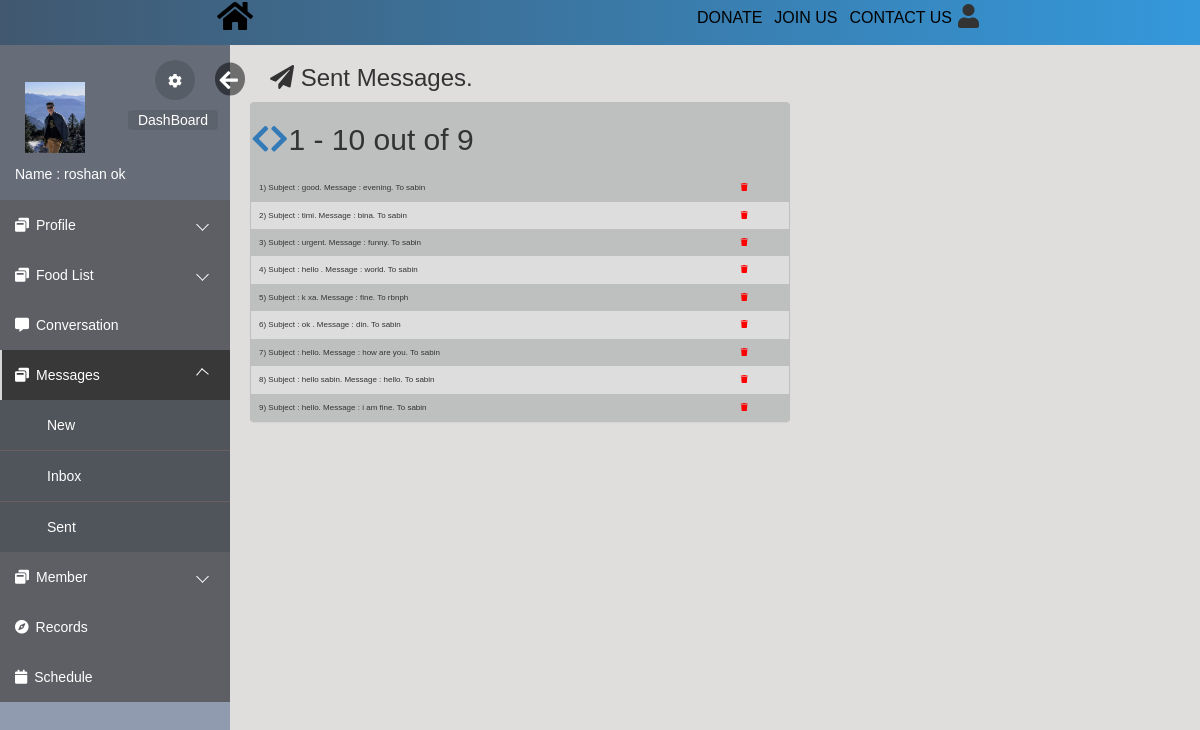
/html/sent.php (signed in), run on the app's committed database.
### tables this page shows
CREATE TABLE `messages` (
  `message_id` int(10) UNSIGNED NOT NULL,
  `msg_to` varchar(20) DEFAULT NULL,
  `msg_from` varchar(20) DEFAULT NULL,
  `subject` varchar(30) DEFAULT NULL,
  `message` varchar(255) DEFAULT NULL,
  `date` timestamp NULL DEFAULT current_timestamp() ON UPDATE current_timestamp()
);

### html/sent.php (the view, shortened to what this page needs)
<?php
$pos=null;
 ?>
<!DOCTYPE html>
<html lang="en">
<head>
    <link rel="stylesheet" href="https://maxcdn.bootstrapcdn.com/bootstrap/3.3.6/css/bootstrap.min.css">
    <link rel="stylesheet" href="https://maxcdn.bootstrapcdn.com/font-awesome/4.6.3/css/font-awesome.min.css">
    <link rel="stylesheet" href="../css/loginindex.css">
    <link rel="stylesheet" href="css/editprofile.css">
    <link rel="stylesheet" href="css/index.css">
    <link rel="stylesheet" href="https://use.fontawesome.com/releases/v5.3.1/css/all.css">
</head>
<body>
    <div class="navbars">
        <div class="nav0">
            <a href="../index.html"><i class="fa fa-home fa-2x" aria-hidden="true"></i></a>
        </div>
        <div class="navbars1">
            <div class="nav3"><i class="fa fa-user fa-3x"></i>
            </div>
            <div class="nav4"><a href="">CONTACT US</a></div>
            <div class="nav2"><a href="login.php">JOIN US</a></div>
            <div class="nav1"><a href="">DONATE</a></div>
        </div>
    </div>
    <div class="body_wrapper">
        <div class="sidemenu" id="mySidebar">
            <ul>
                <div class="me userBg">
                <div class="images">
                    <img style="margin-top:22px" src="files/<?php if($_SESSION['pic']==null){echo 'user.png';}else{ echo $_SESSION['pic'];}?>" width="60";>
                    </div>
                    <div class="myinfo">
                        <p class="name">Name :<?php echo $_SESSION['name']?></p>
                    </div>
                    <button class="setting">
                        <a href="editprofile.php"><i class="fa fa-cog" aria-hidden="true"></i></a>
                    </button>
                    <a id="hide" href="#" onclick="closeNav()"><i class="fa fa-arrow-left" aria-hidden="true"></i></a>
                    <button class="cloud">
                        <a href="index.php">DashBoard</a>
                    </button>
                </div>
                <li class="dropdown">
                    <a href="#"><span class="icon"><i class="fa fa-window-restore"></i></span><span>Profile</span></a>
                </li>
                <li class="dropdown">
                    <a href="#"><span class="icon"><i class="fa fa-window-restore"></i></span><span>Food List</span></a>
                </li>
                <li><a href="chat.php"><span class="icon"><i class="fa fa-commenting"></i></span><span>Conversation</span></a></li>
                <li class="dropdown active">
                    <a href="#"><span class="icon"><i class="fa fa-window-restore"></i></span><span>Messages</span></a>
                    <ul>
                        <li><a href="new.php"><span class="icon"></span><span>New</span></a></li>
                        <li><a href="inbox.php"><span class="icon"></span><span>Inbox</span></a></li>
                        <li class=""><a href="#"><span class="icon"></span><span>Sent</span></a></li>
                    </ul>
                </li>
                <li class="dropdown">
                    <a href="#"><span class="icon"><i class="fa fa-window-restore"></i></span><span>Member</span></a>
                    </li>
                <li><a href="records.php"><span class="icon"><i class="fa fa-compass"></i></span><span>Records</span></a></li>
                <li><a href="schedule.php"><span class="icon"><i class="fa fa-calendar"></i></span><span>Schedule</span></a></li>
            </ul>
        </div>
        <div class="container">
            <div class="col-md-6 col-sm-9 contains">
            <h3 style="margin-left:20px;"><i class="fa fa-paper-plane" aria-hidden="true"></i> Sent Messages.</h3>
                <div class="panel profile-panel">
                    <h2>
                    <?php
                    $from=$_SESSION['username'];
                          $sql = "SELECT * from `messages` where `msg_from`='$from'";
                            require_once("DBConnect.php");
                            $resulttotal = $conn-> query($sql);
                            $total = mysqli_num_rows($resulttotal);?>
              <?php if($pos==null){$pos=0;}?>
              <?php if($pos>0){?>
              <a style="float:left;" href="sent.php?pos=<?php echo $pos-10;?>"><i class="fa fa-chevron-left btnss"></i></a>
              <?php }else { ?>
              <a style="float:left;"><i class="fa fa-chevron-left btnss"></i></a>
              <?php }
              if($pos<$total && $total-$pos>10){ ?>
              <a style="float:left;" href="sent.php?pos=<?php echo $pos+10;?>"><i class="fa fa-chevron-right btnss"></i></a>
              <?php } else { ?>
                <a style="float:left;"><i class="fa fa-chevron-right btnss"></i></a>
              <?php } ?>
              <p style="margin:8px 0 0 5px;"><?php echo ($pos+1)." - ".($pos+10);?> out of <?php echo $total?></p>
              </h2>
     <table>
    <?php
    $count=1;
    require_once("DBConnect.php");
    $from=$_SESSION['username'];
        $sql = "SELECT * from `messages` WHERE `msg_from`='$from' ORDER BY `message_id` DESC";
	$result = $conn-> query($sql);
	if($result-> num_rows >0){
            $del_count=0;
            while($del_count<10 && $row = $result-> fetch_assoc()){
                echo "<tr><td>".$count.") Subject : ".$row["subject"].". Message : ".$row["message"].". To ".$row["msg_to"]." "."</td>";
                ?>
                <td>
                <a onclick="return confirm('Are you sure you want to delete this message?')" href="delete_message.php?msgid_sent=<?= $row['message_id'];?>"><i style="color: red;" class="fa fa-trash" aria-hidden="true"></i></a>
            </td></tr>
               <?php
            $count++;
               $del_count++;
            }}else{
                echo "<tr><td>No Messages</td></tr>";
            }
        echo "</table>";
        ?>
                </div>
            </div>
        </div>
    </div>
</body>
</html>

### css/loginindex.css (style rules this page uses)
* { margin: 0; padding: 0; font-family: sans-serif; list-style: none; text-decoration: none; }
.me #hide, .me #show { position: absolute; transform: scale(1.5); right: -60px; bottom: 95px; width: 20px; padding-top: 2px; padding-left: 3px; color: #FFF; border-radius: 0%; border-style: initial; border-radius: 50%; background: rgba(0, 0, 0, 0.5); }
#mySidebar { transition: 0.4s; }

### html/css/editprofile.css (style rules this page uses)
.sidemenu { float: left; }
.me { position: relative; width: calc(100% - 50px); height: 140px; padding: 15px 25px; margin-bottom: 15px; }
.me .setting { position: absolute; right: -15px; bottom: 85px; width: 40px; height: 40px; padding-top: 2px; color: #FFF; border-radius: 100%; border-style: none; background: rgba(0, 0, 0, 0.15); }
.me .setting a, .me .cloud a { color: #fff; }
.me .cloud { position: absolute; right: -38px; bottom: 55px; height: 20px; color: #FFF; border-style: none; border-radius: 10%; background: rgba(0, 0, 0, 0.09); }
.me .cloud a { padding: 15px 10px 15px 10px; }
.me .myinfo { position: absolute; left: 40px; bottom: 1px; font-size: 14px; color: #FFF; }
.myinfo .name { margin: 0 0 0 -25px; }
.profile-panel { margin-top: 2%; background-color: rgb(190, 192, 192); }
.navbars { display: flex; flex-direction: row; flex-wrap: wrap-reverse; font-size: 1.1rem; justify-content: space-around; background: #2c3e50; background: -webkit-linear-gradient(to left, #3498db, #41586f); background: linear-gradient(to left, #3498db, #41586f); padding-top: 10px; height: 45px; }
.navbars1 { display: flex; flex-direction: row-reverse; flex-wrap: wrap-reverse; font-size: 1.1rem; }
.navbars a { text-decoration: none; color: black; font-size: 1.6rem; font-family: 'Franklin Gothic Medium', 'Arial Narrow', Arial, sans-serif; padding: 6px; }
.navbars>div { margin: 2px; margin-bottom: 10px; margin-right: 1%; margin-top: 4px; text-align: center; font-size: 0.8rem; z-index: 999; }
.navbars .nav3, .navbars .nav0 { margin-top: -3px; cursor: pointer; position: relative; z-index: 3; }

### html/css/index.css (style rules this page uses)
*, *::after, *::before { padding: 0px; margin: 0px; box-sizing: border-box; }
body { font-family: "Quicksand", "SolaimanLipi", sans-serif; font-size: 14px; }
.body_wrapper { width: 100%; height: 100%; background: #e0dddd; overflow: hidden; }
.sidemenu { float: left; width: 230px; height: calc(100vh - 10px); background: #909bb0; scrollbar-width: none; }
.sidemenu>ul { background: #666d78; }
.sidemenu>ul>li>a { display: block; position: relative; color: #fff; text-decoration: none; padding: 15px; background: rgba(87, 83, 83, 0.5); }
.sidemenu>ul>li>a>span { margin-right: 7px; }
.sidemenu>ul>li.active>a { background: #383838; color: #ffffff; }
.sidemenu>ul>li.active>a::before { display: block; position: absolute; content: ""; height: 100%; left: 0; top: 0; width: 2px; background-color: #d6d6d6; }
.sidemenu>ul>li>ul>li+li { border-top: 1px solid #695f5f; }
.sidemenu>ul>li>ul>li>a { text-decoration: none; display: block; width: 100%; color: #fff; padding: 15px; background: #50555c; padding-left: 40px; }
.sidemenu>ul>li>ul>li>a>span { margin-right: 7px; }
.sidemenu>ul>.dropdown>a { position: relative; display: block; }
.sidemenu>ul>.dropdown>a::after { content: ""; position: absolute; top: 40%; right: 10%; display: block; height: 9px; width: 9px; border-left: 1px solid #fff; border-bottom: 1px solid #fff; transition: 0.5s; transform: rotate(-45deg); }
.sidemenu>ul>.dropdown>ul { overflow: hidden; transform: 0.3s; transition: 0.3s; height: 0px; }
.sidemenu>ul>.dropdown-open>a { background: #49415482; }
.sidemenu>ul>.dropdown-open>a::after { transform: rotate(130deg); }
.sidemenu>ul>.dropdown-open>ul { transition: all 0.2s; }

### html/sent.php (style rules this page uses)
.panel table { margin-top: 18px; font-family: arial, sans-serif; border-collapse: collapse; width: 100%; }
.panel td, .panel th { border: 0px solid #dddddd; text-align: left; padding: 8px; }
.panel tr:nth-child(even) { background-color: #dddddd; }
@media only screen and (max-width: 1300px) { .panel td,.panel th { font-size: 8px; } }
.contains { margin-left:5px; }
.btnss { transition: all .4s; position: relative; }

### data on the page
messages: subject "good", message "evening", msg_to "sabin"
messages: subject "timi", message "bina", msg_to "sabin"
messages: subject "urgent", message "funny", msg_to "sabin"
messages: subject "hello", message "world", msg_to "sabin"
messages: subject "k xa", message "fine", msg_to "rbnph"
messages: subject "ok", message "din", msg_to "sabin"
messages: subject "hello", message "how are you", msg_to "sabin"
messages: subject "hello sabin", message "hello", msg_to "sabin"
messages: subject "hello", message "i am fine", msg_to "sabin"

### other printed values
$_SESSION['name'] "roshan ok"
$pos+1 "1"
$pos+10 "10"
$total "9"
